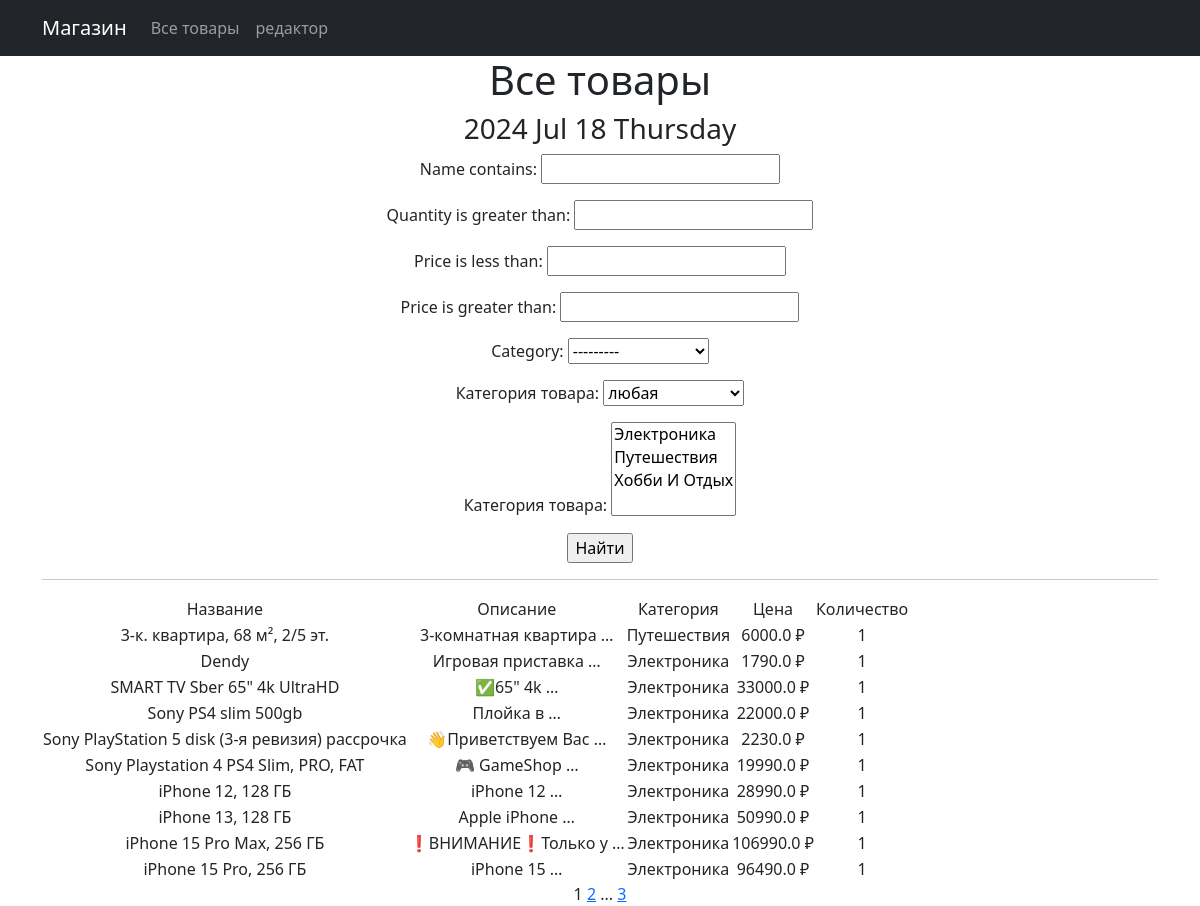
Screenshot of /products/ with the database file from the repository.
### simpleapp/models.py (models this page shows, shortened)
class Product(models.Model):
    name = models.CharField(
        max_length=50,
        unique=True,  # названия товаров не должны повторяться
    )
    description = models.TextField()
    quantity = models.IntegerField(
        validators=[MinValueValidator(0)],
    )
    category = models.ForeignKey(
        to='Category',
        on_delete=models.CASCADE,
        related_name='products',  # все продукты в категории будут доступны через поле products
    )
    price = models.FloatField(
        validators=[MinValueValidator(0.0)],
    )

class Category(models.Model):
    name = models.CharField(max_length=100, unique=True)
    def __str__(self):
        return self.name.title()

### simpleapp/views.py (the view)
# urls.py: path('', ProductsList.as_view(), name='product_list'),
class ProductsList(ListView):
    model = Product
    ordering = 'name'
    template_name = 'products.html'
    context_object_name = 'products'
    paginate_by = 10  # вот так мы можем указать количество записей на странице
    def get_queryset(self):
        queryset = super().get_queryset()
        self.filterset = ProductFilter(self.request.GET, queryset)
        return self.filterset.qs
    def get_context_data(self, **kwargs):
        context = super().get_context_data(**kwargs)
        context['filterset'] = self.filterset
        return context

### simpleapp/templatetags/custom_filters.py (called while the page is built)
@register.filter()
def currency(value, code='rub'):
    postfix = CURRENCIES_SYMBOLS[code]
    return f'{value} {postfix}'

### simpleapp/templatetags/custom_tags.py (called while the page is built)
@register.simple_tag()
def current_time(format_string='%b %d %Y'):
    return datetime.utcnow().strftime(format_string)

@register.simple_tag(takes_context=True)
def url_replace(context, **kwargs):
    d = context['request'].GET.copy()
    for k, v in kwargs.items():
        d[k] = v
    return d.urlencode()

### templates/products.html (shortened to what this page needs)
{% extends 'flatpages/default.html' %}
{% load custom_filters %}
{% load custom_tags %}
{% block content %}
<h1>Все товары</h1>
<h3>{% current_time '%Y %b %d %A' %}</h3>
<form action="" method="get">
    {{ filterset.form.as_p }}
    <input type="submit" value="Найти"/>
</form>
<hr>
{% if products %}
<table>
    <tr>
        <td>Название</td>
        <td>Описание</td>
        <td>Категория</td>
        <td>Цена</td>
        <td>Количество</td>
    </tr>
    {% for product in products %}
    <tr>
        <td>{{ product.name }}</td>
        <td>{{ product.description|truncatewords:2 }}</td>
        <td>{{ product.category.name }}</td>
        <td>{{ product.price|currency }}</td>
        <td>{{ product.quantity }}</td>
    </tr>
    {% endfor %}
</table>
{% else %}
<h2>Товаров нет!</h2>
{% endif %}
{{ page_obj.number }}
{% if page_obj.has_next %}
<a href="?{% url_replace page=page_obj.next_page_number %}">{{ page_obj.next_page_number }}</a>
{% if paginator.num_pages != page_obj.next_page_number %}
...
<a href="?{% url_replace page=page_obj.paginator.num_pages %}">{{ page_obj.paginator.num_pages }}</a>
{% endif %}
{% endif %}
{% endblock content %}

### rows the page displays
Product: name "3-к. квартира, 68 м², 2/5 эт.", description "3-кoмнaтная кваpтирa …", category.name "Путешествия", price "6000.0 ₽", quantity "1"
Product: name "Dendy", description "Игровая приставка …", category.name "Электроника", price "1790.0 ₽", quantity "1"
Product: name "SMART TV Sber 65\" 4k UltraHD", description "✅65\" 4k …", category.name "Электроника", price "33000.0 ₽", quantity "1"
Product: name "Sony PS4 slim 500gb", description "Плойка в …", category.name "Электроника", price "22000.0 ₽", quantity "1"
Product: name "Sony PlayStation 5 disk (3-я ревизия) рассрочка", description "👋Привeтствуем Bac …", category.name "Электроника", price "2230.0 ₽", quantity "1"
Product: name "Sony Playstation 4 PS4 Slim, PRO, FAT", description "🎮 GameShop …", category.name "Электроника", price "19990.0 ₽", quantity "1"
Product: name "iPhone 12, 128 ГБ", description "iРhоnе 12 …", category.name "Электроника", price "28990.0 ₽", quantity "1"
Product: name "iPhone 13, 128 ГБ", description "Aррle iPhone …", category.name "Электроника", price "50990.0 ₽", quantity "1"
Product: name "iPhone 15 Pro Max, 256 ГБ", description "❗️ВHИМАНИЕ❗️Toлькo у …", category.name "Электроника", price "106990.0 ₽", quantity "1"
Product: name "iPhone 15 Pro, 256 ГБ", description "iPhоne 15 …", category.name "Электроника", price "96490.0 ₽", quantity "1"

### other values shown
{{ page_obj.number }} "1"
{{ page_obj.next_page_number }} "2"
{{ page_obj.paginator.num_pages }} "3"
